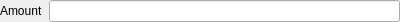
<?xml version="1.0" encoding="UTF-8"?>
<ui version="4.0">
 <class>Summa</class>
 <widget class="QFrame" name="Summa">
  <property name="geometry">
   <rect>
    <x>0</x>
    <y>0</y>
    <width>400</width>
    <height>21</height>
   </rect>
  </property>
  <property name="sizePolicy">
   <sizepolicy hsizetype="Expanding" vsizetype="Minimum">
    <horstretch>0</horstretch>
    <verstretch>0</verstretch>
   </sizepolicy>
  </property>
  <property name="windowTitle">
   <string>Frame</string>
  </property>
  <layout class="QHBoxLayout" name="horizontalLayout">
   <property name="spacing">
    <number>6</number>
   </property>
   <property name="leftMargin">
    <number>0</number>
   </property>
   <property name="topMargin">
    <number>0</number>
   </property>
   <property name="rightMargin">
    <number>0</number>
   </property>
   <property name="bottomMargin">
    <number>0</number>
   </property>
   <item>
    <widget class="QLabel" name="summa">
     <property name="sizePolicy">
      <sizepolicy hsizetype="Preferred" vsizetype="Minimum">
       <horstretch>0</horstretch>
       <verstretch>0</verstretch>
      </sizepolicy>
     </property>
     <property name="text">
      <string>Amount</string>
     </property>
    </widget>
   </item>
   <item>
    <widget class="QLineEdit" name="m_Value"/>
   </item>
  </layout>
 </widget>
 <resources/>
 <connections/>
</ui>
